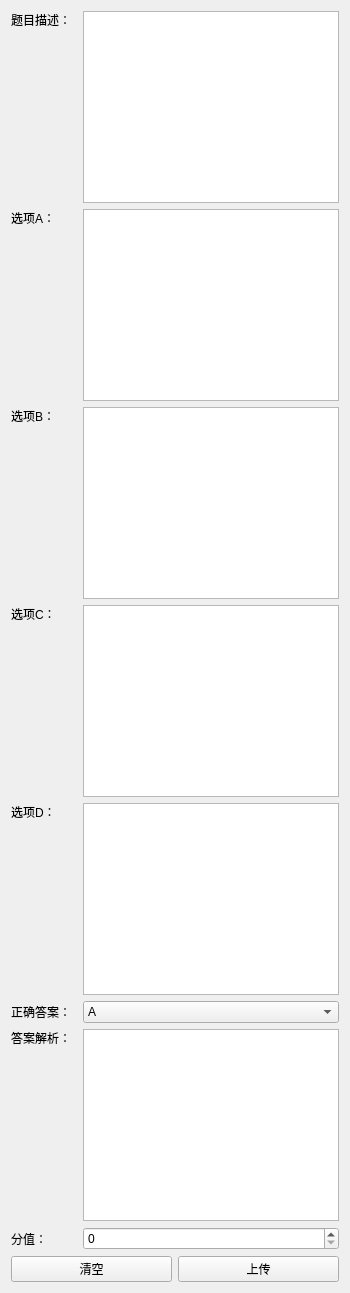
               <widget class="QWidget" name="tab">
                <attribute name="title">
                 <string>选择题</string>
                </attribute>
                <layout class="QGridLayout" name="gridLayout">
                 <item row="6" column="2">
                  <widget class="QTextEdit" name="textEdit_choice_analysis"/>
                 </item>
                 <item row="2" column="2">
                  <widget class="QTextEdit" name="textEdit_choice_optionB"/>
                 </item>
                 <item row="1" column="0" alignment="Qt::AlignTop">
                  <widget class="QLabel" name="label_3">
                   <property name="text">
                    <string>选项A：</string>
                   </property>
                  </widget>
                 </item>
                 <item row="4" column="0" alignment="Qt::AlignTop">
                  <widget class="QLabel" name="label_6">
                   <property name="text">
                    <string>选项D：</string>
                   </property>
                  </widget>
                 </item>
                 <item row="4" column="2">
                  <widget class="QTextEdit" name="textEdit_choice_optionD"/>
                 </item>
                 <item row="9" column="0" colspan="3">
                  <layout class="QHBoxLayout" name="horizontalLayout_5">
                   <property name="topMargin">
                    <number>0</number>
                   </property>
                   <item>
                    <widget class="QPushButton" name="btn_choice_clear">
                     <property name="text">
                      <string>清空</string>
                     </property>
                    </widget>
                   </item>
                   <item>
                    <widget class="QPushButton" name="btn_choice_upload">
                     <property name="text">
                      <string>上传</string>
                     </property>
                    </widget>
                   </item>
                  </layout>
                 </item>
                 <item row="5" column="0">
                  <widget class="QLabel" name="label_7">
                   <property name="text">
                    <string>正确答案：</string>
                   </property>
                  </widget>
                 </item>
                 <item row="3" column="0" alignment="Qt::AlignTop">
                  <widget class="QLabel" name="label_5">
                   <property name="text">
                    <string>选项C：</string>
                   </property>
                  </widget>
                 </item>
                 <item row="1" column="2">
                  <widget class="QTextEdit" name="textEdit_choice_optionA"/>
                 </item>
                 <item row="5" column="2">
                  <widget class="QComboBox" name="combo_choice">
                   <item>
                    <property name="text">
                     <string>A</string>
                    </property>
                   </item>
                   <item>
                    <property name="text">
                     <string>B</string>
                    </property>
                   </item>
                   <item>
                    <property name="text">
                     <string>C</string>
                    </property>
                   </item>
                   <item>
                    <property name="text">
                     <string>D</string>
                    </property>
                   </item>
                  </widget>
                 </item>
                 <item row="2" column="0" alignment="Qt::AlignTop">
                  <widget class="QLabel" name="label_4">
                   <property name="text">
                    <string>选项B：</string>
                   </property>
                  </widget>
                 </item>
                 <item row="0" column="0" alignment="Qt::AlignTop">
                  <widget class="QLabel" name="label_2">
                   <property name="text">
                    <string>题目描述：</string>
                   </property>
                  </widget>
                 </item>
                 <item row="3" column="2">
                  <widget class="QTextEdit" name="textEdit_choice_optionC"/>
                 </item>
                 <item row="0" column="2">
                  <widget class="QTextEdit" name="textEdit_choice_question"/>
                 </item>
                 <item row="7" column="0">
                  <widget class="QLabel" name="label_12">
                   <property name="text">
                    <string>分值：</string>
                   </property>
                  </widget>
                 </item>
                 <item row="6" column="0" alignment="Qt::AlignTop">
                  <widget class="QLabel" name="label_8">
                   <property name="text">
                    <string>答案解析：</string>
                   </property>
                  </widget>
                 </item>
                 <item row="7" column="2">
                  <widget class="QSpinBox" name="spinBox_choice_score"/>
                 </item>
                </layout>
               </widget>
